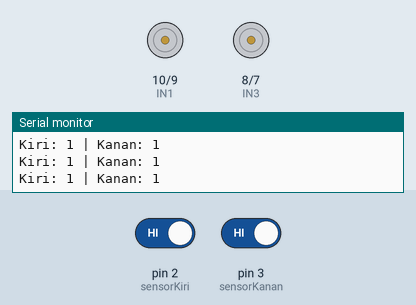
Recording of a sketch running on a simulated Arduino Uno, built with avr-gcc and run on an emulated ATmega328P. Parts: motor-driver pin pairs drawn as motors (green arrow = first pin HIGH = forward, orange = second pin HIGH = backward, longer = more drive, scaled by the enable pin), the last lines printed to the serial monitor. Inputs (shaded band) come from the test bench; at power-on: pin 2 (sensorKiri) HIGH, pin 3 (sensorKanan) HIGH.

Above: at 1.2 s.
1.3 s: pin 2 (sensorKiri) driven LOW
At 2.5 s:
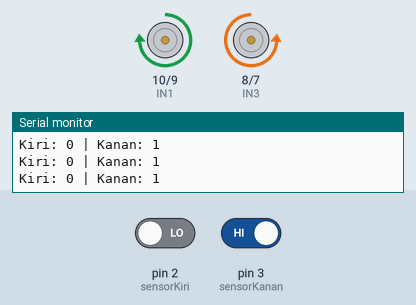
2.8 s: pin 3 (sensorKanan) driven LOW
At 3.6 s:
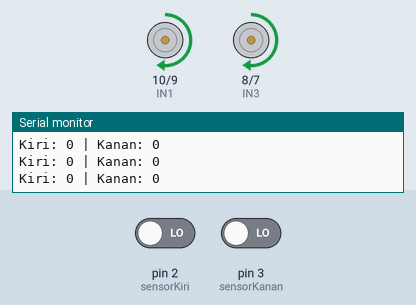
4.3 s: pin 2 (sensorKiri) driven HIGH
At 4.7 s:
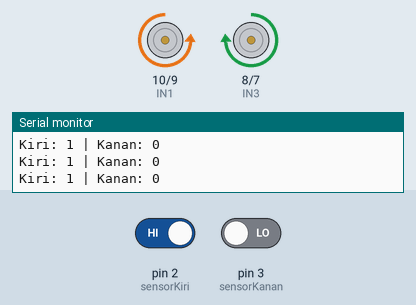
Timing chart, 0 to 7.3 s (numbered marks = the images above; inputs shaded):
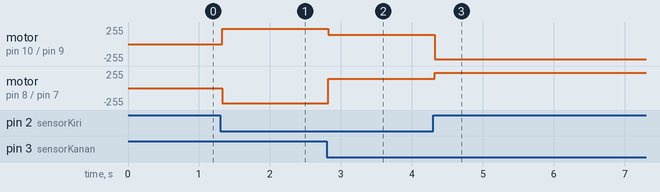

The sketch:

line_follower_4wd.ino
```cpp
// Definisi Pin Sensor IR (Kabel Hitam OUT)
const int sensorKiri = 2;  // OUT Sensor Kiri -> Pin 2
const int sensorKanan = 3; // OUT Sensor Kanan -> Pin 3

// Definisi Pin Driver Motor L298N (Susunan Pin 11 - 6)
const int ENA = 11; // Kabel Cokelat (Motor Kiri)
const int IN1 = 10; // Kabel Merah
const int IN2 = 9;  // Kabel Kuning
const int IN3 = 8;  // Kabel Oranye (Motor Kanan)
const int IN4 = 7;  // Kabel Hijau
const int ENB = 6;  // Kabel Biru

// Pengaturan Kecepatan Motor (0 - 255)
int kecepatanMaju = 140;  // Kecepatan jalan lurus
int kecepatanBelok = 230; // Kecepatan tinggi agar kuat memutar 4 ban saat belok

void setup() {
  Serial.begin(9600);

  pinMode(sensorKiri, INPUT);
  pinMode(sensorKanan, INPUT);

  pinMode(ENA, OUTPUT);
  pinMode(IN1, OUTPUT);
  pinMode(IN2, OUTPUT);
  pinMode(IN3, OUTPUT);
  pinMode(IN4, OUTPUT);
  pinMode(ENB, OUTPUT);
}

void loop() {
  int bacaKiri = digitalRead(sensorKiri);
  int bacaKanan = digitalRead(sensorKanan);

  // Pantau status sensor di Serial Monitor (0 = Lantai Putih, 1 = Garis Hitam)
  Serial.print("Kiri: ");
  Serial.print(bacaKiri);
  Serial.print(" | Kanan: ");
  Serial.println(bacaKanan);

  // Kondisi 1: Kedua sensor di lantai putih (0 dan 0) -> Maju lurus
  if (bacaKiri == LOW && bacaKanan == LOW) {
    maju();
  }
  // Kondisi 2: Sensor kiri kena garis hitam (1) -> Belok kiri
  else if (bacaKiri == HIGH && bacaKanan == LOW) {
    belokKiri();
  }
  // Kondisi 3: Sensor kanan kena garis hitam (1) -> Belok kanan
  else if (bacaKiri == LOW && bacaKanan == HIGH) {
    belokKanan();
  }
  // Kondisi 4: Kedua sensor kena garis hitam (1 dan 1) -> Berhenti (garis finish/perempatan)
  else {
    berhenti();
  }
}

void maju() {
  analogWrite(ENA, kecepatanMaju);
  analogWrite(ENB, kecepatanMaju);
  digitalWrite(IN1, HIGH);
  digitalWrite(IN2, LOW);
  digitalWrite(IN3, HIGH);
  digitalWrite(IN4, LOW);
}

void belokKiri() {
  analogWrite(ENA, kecepatanBelok);
  analogWrite(ENB, kecepatanBelok);
  digitalWrite(IN1, LOW);   // Roda kiri mundur
  digitalWrite(IN2, HIGH);
  digitalWrite(IN3, HIGH);  // Roda kanan maju
  digitalWrite(IN4, LOW);
}

void belokKanan() {
  analogWrite(ENA, kecepatanBelok);
  analogWrite(ENB, kecepatanBelok);
  digitalWrite(IN1, HIGH);  // Roda kiri maju
  digitalWrite(IN2, LOW);
  digitalWrite(IN3, LOW);   // Roda kanan mundur
  digitalWrite(IN4, HIGH);
}

void berhenti() {
  analogWrite(ENA, 0);
  analogWrite(ENB, 0);
  digitalWrite(IN1, LOW);
  digitalWrite(IN2, LOW);
  digitalWrite(IN3, LOW);
  digitalWrite(IN4, LOW);
}
```

Measured:
- after the input at 1.3 s, motor on pin 10 (IN1) / pin 9 (IN2): stopped → forward 230/255 at once; motor on pin 8 (IN3) / pin 7 (IN4): stopped → backward 230/255 at once
- after the input at 2.8 s, motor on pin 10 (IN1) / pin 9 (IN2): forward 230/255 → forward 140/255 at once; motor on pin 8 (IN3) / pin 7 (IN4): backward 230/255 → forward 140/255 at once
- after the input at 4.3 s, motor on pin 10 (IN1) / pin 9 (IN2): forward 140/255 → backward 230/255 at once; motor on pin 8 (IN3) / pin 7 (IN4): forward 140/255 → forward 230/255 at once
